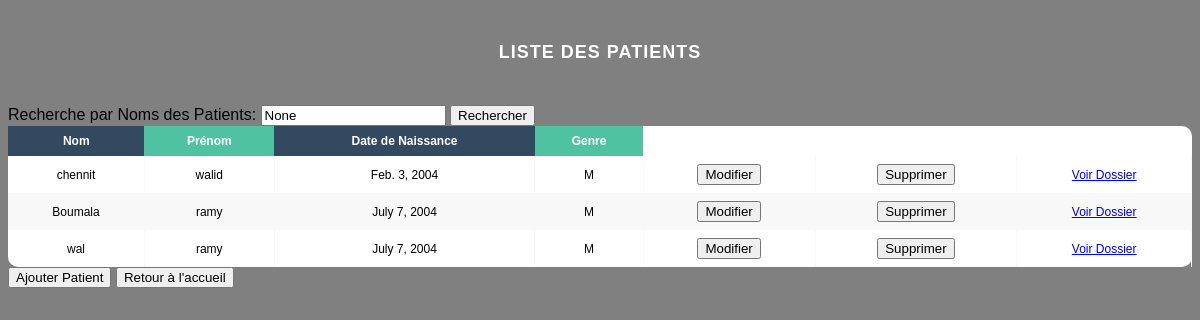
Page /liste_patients/ on the committed database.
### app1/models.py (models this page shows, shortened)
class Patient(models.Model) :
    Num_P = models.AutoField(primary_key=True)
    Nom_P = models.CharField(max_length = 50)
    Prenom_P = models.CharField(max_length = 50)
    DateNaissance = models.DateField()
    Telephone_P = models.CharField(max_length = 10, help_text = 'Entrez un numero de telephone valable svp')
    Adresse_P = models.CharField(max_length = 50)
    choix_genre = [
        ('M', 'Masculin'),
        ('F', 'Feminin'),
    ]
    Genre = models.CharField(max_length = 1,choices = choix_genre)

### app1/views.py (the view)
# urls.py: path('liste_patients/',liste_patients, name ='liste_patients'),
def liste_patients(request):
    query = request.GET.get('q')
    patients = Patient.objects.all()
    if query:
        patients = patients.filter(Nom_P__icontains=query)
    return render(request, 'liste_patients.html', {'patients': patients, 'query': query})

### app1/templates/liste_patients.html (shortened to what this page needs)
<!DOCTYPE html>
{% load static %}
<html lang="en">
<head>
    <link href="{% static 'css/styleListP.css' %}" rel="stylesheet" />
</head>
<body>
<h1>Liste des Patients</h1>
<form method="get" action="{% url 'liste_patients' %}">
    <label for="search">Recherche par Noms des Patients:</label>
    <input type="text" id="search" name="q" placeholder="Entrez un nom" value="{{ query }}">
    <button type="submit">Rechercher</button>
</form>
<div class="table-wrapper">
<table class="fl-table">
    <thead>
        <tr>
            <th>Nom</th>
            <th>Prénom</th>
            <th>Date de Naissance</th>
            <th>Genre</th>
        </tr>
    </thead>
    <tbody>
        {% for patient in patients %}
            <tr>
                <td>{{ patient.Nom_P }}</td>
                <td>{{ patient.Prenom_P }}</td>
                <td>{{ patient.DateNaissance }}</td>
                <td>{{ patient.Genre }}</td>
                <td>
                    <a href="{% url 'prefill_patient' pk=patient.Num_P %}"><button>Modifier</button></a>
                </td>
                <td>
                    <a href="{% url 'supprimer_patient' pk=patient.Num_P %}"><button>Supprimer</button></a>
                </td>
                <td>
                    <a href="{% url 'Dossier_medical' patient_id=patient.Num_P %}">Voir Dossier</a>
                </td>
            </tr>
        {% endfor %}
    </tbody>
</table>
</div>
<a href="{% url 'ajouter_patient' %}"><button>Ajouter Patient</button></a>
<a href="{% url 'Home' %}"><button>Retour à l'accueil</button></a>
</body>
</html>

### app1/static/css/styleListP.css (style rules this page uses)
* { box-sizing: border-box; -webkit-box-sizing: border-box; -moz-box-sizing: border-box; }
body { font-family: Helvetica; -webkit-font-smoothing: antialiased; background: gray; }
h1 { text-align: center; font-size: 18px; text-transform: uppercase; letter-spacing: 1px; color: white; padding: 30px 0; }
.fl-table { border-radius: 10px; font-size: 12px; font-weight: normal; border: none; border-collapse: collapse; width: 100%; max-width: 100%; white-space: nowrap; background-color: white; }
.fl-table td, .fl-table th { text-align: center; padding: 8px; }
.fl-table td { border-right: 1px solid #f8f8f8; font-size: 12px; }
.fl-table thead th { color: #ffffff; background: #4FC3A1; }
.fl-table thead th:nth-child(odd) { color: #ffffff; background: #324960; }
.fl-table tr:nth-child(even) { background: #F8F8F8; }

### rows in the picture
Patient: Nom_P "chennit", Prenom_P "walid", DateNaissance "Feb. 3, 2004", Genre "M"
Patient: Nom_P "Boumala", Prenom_P "ramy", DateNaissance "July 7, 2004", Genre "M"
Patient: Nom_P "wal", Prenom_P "ramy", DateNaissance "July 7, 2004", Genre "M"
